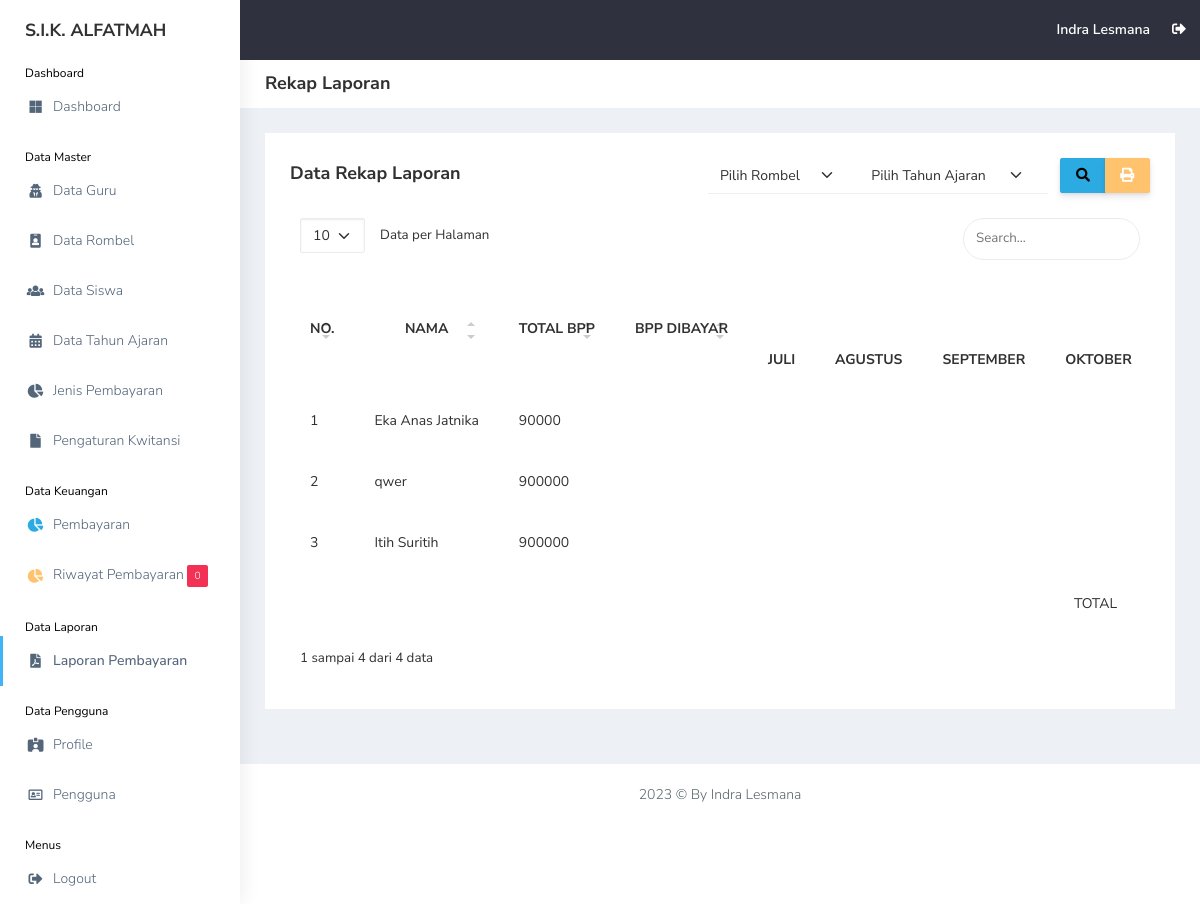
Page /view_laporan/laporan.php (signed in) on the earlier database version.
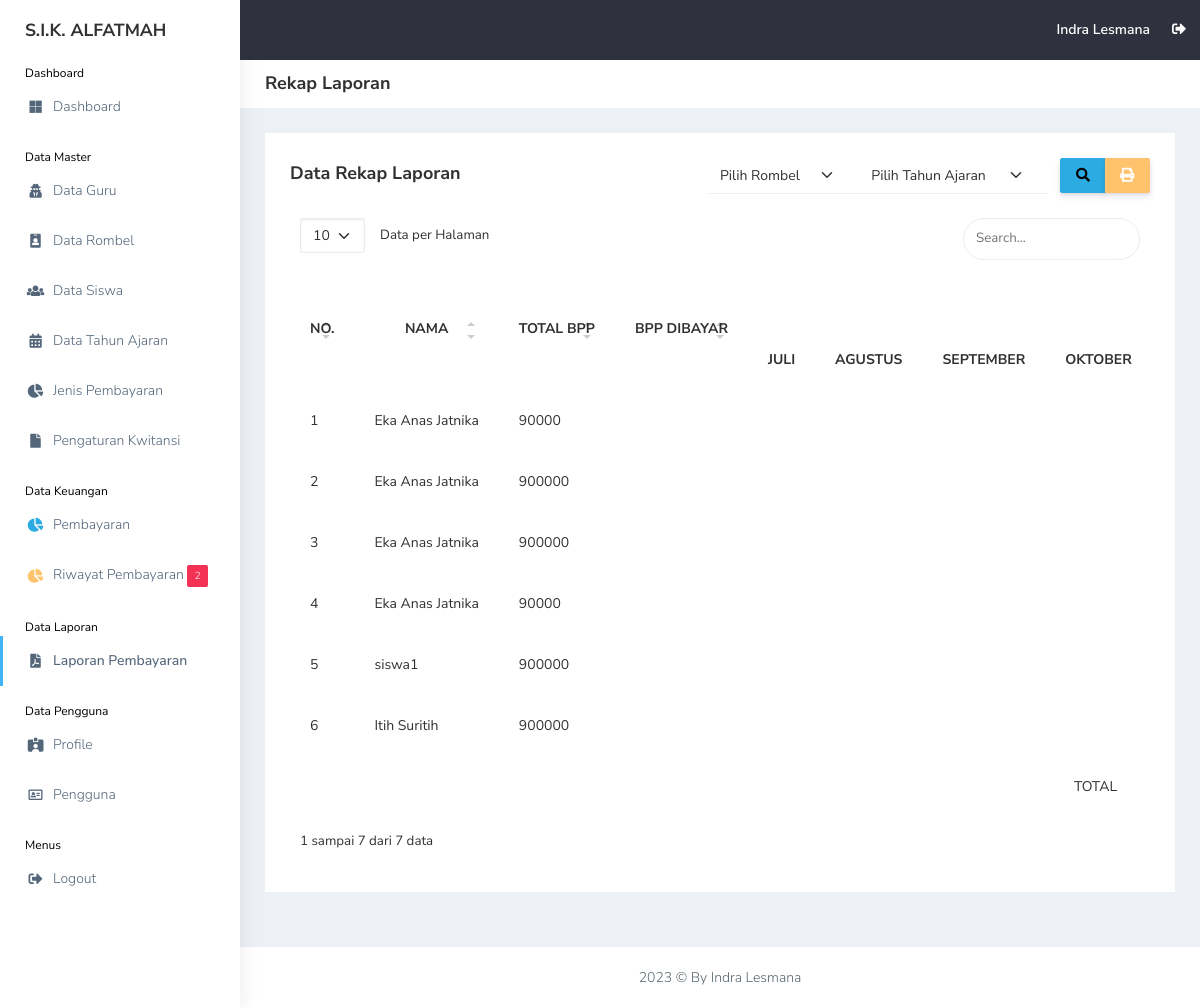
Same page on the later database version.
### tables this page shows
CREATE TABLE `pembayaran` (
  `id_pembayaran` int(11) NOT NULL,
  `id_siswa` int(11) NOT NULL,
  `id_jenis_pembayaran` int(11) NOT NULL,
  `bbp_bulan` int(11) NOT NULL,
  `bbp_tahun` int(11) NOT NULL,
  `nominal_pembayaran` int(11) NOT NULL,
  `tanggal_pembayaran` date NOT NULL,
  `bukti` varchar(255) NOT NULL,
  `status` int(11) NOT NULL
);

CREATE TABLE `siswa` (
  `id_siswa` int(11) NOT NULL,
  `nis` int(11) NOT NULL,
  `nisn` int(11) NOT NULL,
  `nama_siswa` varchar(255) NOT NULL,
  `id_rombel` int(11) NOT NULL,
  `jk` varchar(20) NOT NULL,
  `alamat` text NOT NULL,
  `phone` varchar(20) NOT NULL,
  `username` varchar(255) NOT NULL,
  `password` varchar(255) NOT NULL,
  `gambar` varchar(255) NOT NULL,
  `id_tahun_ajaran` int(11) NOT NULL,
  `date_created` date NOT NULL,
  `is_active` int(11) NOT NULL
);

CREATE TABLE `jenis_pembayaran` (
  `id_jenis_pembayaran` int(11) NOT NULL,
  `jenis_pembayaran` varchar(255) NOT NULL,
  `nominal` int(11) NOT NULL,
  `deskripsi` text NOT NULL
);

### functions.php (called while the page is built, shortened)
<?php
$conn = mysqli_connect("localhost", "root", "", "db_sika");
function query($query)
{
    global $conn;
    $result = mysqli_query($conn, $query);
    $rows = [];
    while ($row = mysqli_fetch_assoc($result)) {
        $rows[] = $row;
    }
    return $rows;
}

### view_laporan/laporan.php (the view, shortened to what the changed rows need)
<?php
include "../templates/header.php";
if (!isset($_POST["search"])) {
    $pembayaran = query(
        "SELECT * FROM pembayaran
        INNER JOIN siswa ON siswa.id_siswa = pembayaran.id_siswa
        INNER JOIN jenis_pembayaran ON jenis_pembayaran.id_jenis_pembayaran = pembayaran.id_jenis_pembayaran
        ORDER BY pembayaran.id_pembayaran DESC"
    );
}
?>
<div class="container-fluid">
    <div class="row">
        <div class="col-md-12 col-lg-12 col-sm-12">
            <div class="white-box">
                <div class="d-md-flex mb-3">
                    <h3 class="col-12 col-md-6 box-title mb-0">Data Rekap Laporan</h3>
                    <form class="col-12 col-md-6 app-search me-3" method="post" action="">
                    </form>
                </div>
                <div class="table-responsive">
                    <table class="no-wrap" id="data-table" cellpadding="20" cellspading="0">
                        <thead>
                            <tr>
                                <th style="text-align:center; vertical-align:middle;" rowspan="2">NO.</th>
                                <th style="text-align:center; vertical-align:middle;" rowspan="2">NAMA</th>
                                <th style="text-align:center; vertical-align:middle;" rowspan="2">TOTAL BPP</th>
                                <th style="text-align:center; vertical-align:middle;" rowspan="2">BPP DIBAYAR</th>
                                <th style="text-align:center; vertical-align:middle;" colspan="12">PEMBAYARAN BBP</th>
                            </tr>
                            <tr>
                                <th>JULI</th>
                                <th>AGUSTUS</th>
                                <th>SEPTEMBER</th>
                                <th>OKTOBER</th>
                            </tr>
                        </thead>
                        <tbody>
                            <?php $i = 1; ?>
                            <?php foreach ($pembayaran as $p): ?>
                                <tr>
                                    <td>
                                        <?= $i; ?>
                                    </td>
                                    <td class="txt-oflo">
                                        <?= $p["nama_siswa"]; ?>
                                    </td>
                                    <td class="txt-oflo">
                                        <?= $p["nominal"]; ?>
                                    </td>
                                    <td class="txt-oflo">
                                    </td>
                                    <td class="txt-oflo">
                                    </td>
                                    <td class="txt-oflo">
                                    </td>
                                    <td class="txt-oflo">
                                    </td>
                                    <td class="txt-oflo">
                                    </td>
                                </tr>
                                <?php $i++; ?>
                            <?php endforeach; ?>
                        </tbody>
                    </table>
                </div>
            </div>
        </div>
    </div>
</div>
<?php
include "../templates/footer.php";
?>

### templates/sidebar.php (shortened to what the changed rows need)
<?php
$notif_pembayaran = query(
    "SELECT * FROM pembayaran WHERE status = 2"
);
$total_notif = count($notif_pembayaran);
?>
<aside class="left-sidebar" data-sidebarbg="skin6">
    <div class="scroll-sidebar">
        <nav class="sidebar-nav">
            <ul id="sidebarnav">
                <li class="sidebar-item">
                    <a class="sidebar-link waves-effect waves-dark sidebar-link" href="../view_pembayaran/riwayat.php"
                        aria-expanded="false">
                        <span class="hide-menu">Riwayat Pembayaran <span class="badge bg-danger">
                                <?= $total_notif; ?>
                            </span></span>
                    </a>
                </li>
            </ul>
        </nav>
    </div>
</aside>

Differences in the rows shown:
added pembayaran: id_siswa.nama_siswa "Eka Anas Jatnika", id_jenis_pembayaran.nominal "90000"
added pembayaran: id_siswa.nama_siswa "Eka Anas Jatnika", id_jenis_pembayaran.nominal "900000"
added pembayaran: id_siswa.nama_siswa "Eka Anas Jatnika", id_jenis_pembayaran.nominal "900000"
changed through a linked row, pembayaran: id_siswa.nama_siswa "qwer" → "siswa1"
Other differences:
$total_notif: "0" → "2"
text written by a page script: "Data per Halaman 1 sampai 4 dari 4 data" → "Data per Halaman 1 sampai 7 dari 7 data"
